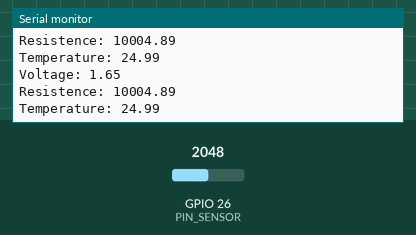
The program below on a simulated ESP32. Shown: the last lines printed to the serial monitor. The inputs (shaded band) are chosen by the test bench; at power-on: GPIO 26 (PIN_SENSOR) = 2048.

Above: at 1.3 s.
1.4 s: GPIO 26 (PIN_SENSOR) set to 4095
At 1.9 s:
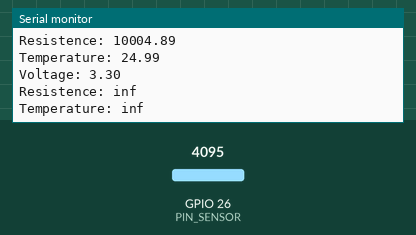
3.0 s: GPIO 26 (PIN_SENSOR) set to 3603
At 3.4 s:
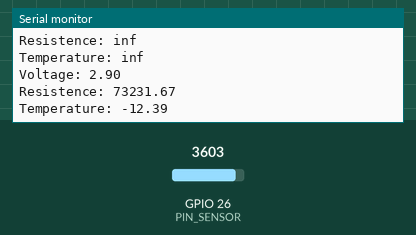
Timing chart, 0 to 6.0 s (numbered marks = the images above; inputs shaded):
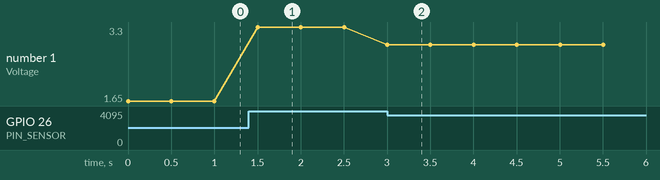

Measured:
- after the input at 1.4 s, the serial monitor: prints a new line after 0.10 s (image 1)
- after the input at 3.0 s, the serial monitor: prints a new line at once (image 2)
- plotted number 1: 1.65 → 3.3 after the input at 1.4 s, 3.3 → 2.9 after the input at 3.0 s

The program:

main.cpp
```cpp
/*---------------------------------------------------------------------------*\

    E ngineering | Bosch ETS: Engineering Technical School
    T echnical   | IIoT Training: Industrial Internet of Things
    S chool      | Powertrain Solutions @ Bosch Brazil

\*---------------------------------------------------------------------------*/

/*--- Includes ---*/
#include <Arduino.h>
#include <vector>

template<class T>
using Vector = std::vector<T>;

/*--- Hardware mapping ---*/
const uint8_t PIN_SENSOR = 26;

/*--- Constants ---*/
const uint32_t ADC_MAX = (1 << 12) - 1;
const float VREF = 3.3f;
const float R1 = 10000;

Vector<float> NTC_10K_temp = { -55, -50, -45, -40, -35,
                               -30, -25, -20, -15, -10,
                               -5, 0, 5, 10, 15,
                               20, 25, 30, 35, 40,
                               45, 50, 55, 60, 65,
                               70, 75, 80, 85, 90,
                               95, 100, 105, 110, 115,
                               120, 125 };

Vector<float> NTC_10K_res = { 1214600, 844390, 592430, 419380, 299480,
                              215670, 156410, 114660, 84510, 62927,
                              47077, 35563, 27119, 20860, 16204,
                              12683, 10000, 7942, 6327, 5074,
                              4103, 3336, 2724, 2237, 1846,
                              1530, 1275, 1068, 899.3, 760.7,
                              645.2, 549.4, 470.0, 403.6, 347.4,
                              300.1, 260.1 };

/*--- Variables ---*/
uint16_t input_value = 0;
float voltage = 0;
float resistence = 0;
float temperature = 0;

/*--- Functions ---*/
// Interpolation scheme
// Linear interpolation
// Assumes x is sorted in descending order
float interp(Vector<float> x, Vector<float> y, float t)
{
    uint8_t index = x.size() - 1;
    for (size_t i = 1; i < x.size(); i++)
    {
        if (t > x[i])
        {
            index = i;
            break;
        }
    }

    return y[index] + ((y[index] - y[index - 1]) / (x[index] - x[index - 1]))
                      * (t - x[index]);
}

/*--- Setup ---*/
void setup()
{
    // Hardware mapping
    pinMode(PIN_SENSOR, INPUT);

    // Serial communication
    Serial.begin(115200);
}

/*--- Loop ---*/
void loop()
{
    input_value = analogRead(PIN_SENSOR);

    voltage = static_cast<float>(input_value) * VREF / static_cast<float>(ADC_MAX);

    // Vout = Vin * [Rt / (R1 + Rt)]
    resistence = R1 * voltage / (VREF - voltage);

    // Interpolation
    temperature = interp(NTC_10K_res, NTC_10K_temp, resistence);

    Serial.print("Voltage: ");
    Serial.println(voltage);
    Serial.print("Resistence: ");
    Serial.println(resistence);
    Serial.print("Temperature: ");
    Serial.println(temperature);
    Serial.println();

    delay(500);
}
```
